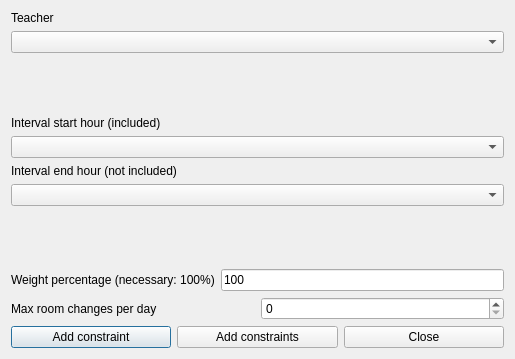
<?xml version="1.0" encoding="UTF-8"?>
<ui version="4.0">
 <class>AddConstraintTeacherMaxRoomChangesPerRealDayInIntervalForm_template</class>
 <widget class="QDialog" name="AddConstraintTeacherMaxRoomChangesPerRealDayInIntervalForm_template">
  <property name="geometry">
   <rect>
    <x>0</x>
    <y>0</y>
    <width>514</width>
    <height>359</height>
   </rect>
  </property>
  <property name="windowTitle">
   <string extracomment="This is the title of the dialog to add a new constraint of this type">Add teacher max room changes per real day in interval</string>
  </property>
  <layout class="QGridLayout" name="gridLayout">
   <item row="3" column="0">
    <layout class="QVBoxLayout" name="verticalLayout_2">
     <item>
      <widget class="QLabel" name="endTextLabel">
       <property name="frameShape">
        <enum>QFrame::NoFrame</enum>
       </property>
       <property name="frameShadow">
        <enum>QFrame::Plain</enum>
       </property>
       <property name="text">
        <string extracomment="This field refers to a constraint operating on a given hourly interval. The selected start hour of the interval is included (is counted) in the constraint, while the selected end hour of the interval is not included (is not counted) in the constraint.">Interval end hour (not included)</string>
       </property>
       <property name="wordWrap">
        <bool>false</bool>
       </property>
      </widget>
     </item>
     <item>
      <widget class="QComboBox" name="endHourComboBox">
       <property name="editable">
        <bool>false</bool>
       </property>
       <property name="insertPolicy">
        <enum>QComboBox::NoInsert</enum>
       </property>
       <property name="duplicatesEnabled">
        <bool>false</bool>
       </property>
      </widget>
     </item>
    </layout>
   </item>
   <item row="1" column="0">
    <spacer name="spacer1">
     <property name="orientation">
      <enum>Qt::Vertical</enum>
     </property>
     <property name="sizeType">
      <enum>QSizePolicy::Expanding</enum>
     </property>
     <property name="sizeHint" stdset="0">
      <size>
       <width>20</width>
       <height>21</height>
      </size>
     </property>
    </spacer>
   </item>
   <item row="5" column="0">
    <layout class="QHBoxLayout">
     <item>
      <widget class="QLabel" name="weightTextLabel">
       <property name="frameShape">
        <enum>QFrame::NoFrame</enum>
       </property>
       <property name="frameShadow">
        <enum>QFrame::Plain</enum>
       </property>
       <property name="text">
        <string>Weight percentage (necessary: 100%)</string>
       </property>
       <property name="wordWrap">
        <bool>false</bool>
       </property>
      </widget>
     </item>
     <item>
      <widget class="QLineEdit" name="weightLineEdit">
       <property name="text">
        <string notr="true">100</string>
       </property>
      </widget>
     </item>
    </layout>
   </item>
   <item row="4" column="0">
    <spacer name="verticalSpacer">
     <property name="orientation">
      <enum>Qt::Vertical</enum>
     </property>
     <property name="sizeHint" stdset="0">
      <size>
       <width>493</width>
       <height>24</height>
      </size>
     </property>
    </spacer>
   </item>
   <item row="2" column="0">
    <layout class="QVBoxLayout" name="verticalLayout">
     <item>
      <widget class="QLabel" name="startTextLabel">
       <property name="frameShape">
        <enum>QFrame::NoFrame</enum>
       </property>
       <property name="frameShadow">
        <enum>QFrame::Plain</enum>
       </property>
       <property name="text">
        <string extracomment="This field refers to a constraint operating on a given hourly interval. The selected start hour of the interval is included (is counted) in the constraint, while the selected end hour of the interval is not included (is not counted) in the constraint.">Interval start hour (included)</string>
       </property>
       <property name="wordWrap">
        <bool>false</bool>
       </property>
      </widget>
     </item>
     <item>
      <widget class="QComboBox" name="startHourComboBox">
       <property name="editable">
        <bool>false</bool>
       </property>
       <property name="insertPolicy">
        <enum>QComboBox::NoInsert</enum>
       </property>
       <property name="duplicatesEnabled">
        <bool>false</bool>
       </property>
      </widget>
     </item>
    </layout>
   </item>
   <item row="7" column="0">
    <layout class="QHBoxLayout">
     <item>
      <widget class="QPushButton" name="addConstraintPushButton">
       <property name="text">
        <string>Add constraint</string>
       </property>
      </widget>
     </item>
     <item>
      <widget class="QPushButton" name="addConstraintsPushButton">
       <property name="text">
        <string>Add constraints</string>
       </property>
      </widget>
     </item>
     <item>
      <widget class="QPushButton" name="closePushButton">
       <property name="text">
        <string>Close</string>
       </property>
      </widget>
     </item>
    </layout>
   </item>
   <item row="6" column="0">
    <layout class="QHBoxLayout">
     <item>
      <widget class="QLabel" name="textLabel1">
       <property name="text">
        <string>Max room changes per day</string>
       </property>
       <property name="wordWrap">
        <bool>false</bool>
       </property>
      </widget>
     </item>
     <item>
      <widget class="QSpinBox" name="maxChangesSpinBox"/>
     </item>
    </layout>
   </item>
   <item row="0" column="0">
    <layout class="QVBoxLayout" name="verticalLayout_3">
     <item>
      <widget class="QLabel" name="teacherTextLabel">
       <property name="frameShape">
        <enum>QFrame::NoFrame</enum>
       </property>
       <property name="frameShadow">
        <enum>QFrame::Plain</enum>
       </property>
       <property name="text">
        <string>Teacher</string>
       </property>
       <property name="wordWrap">
        <bool>false</bool>
       </property>
      </widget>
     </item>
     <item>
      <widget class="QComboBox" name="teachersComboBox">
       <property name="editable">
        <bool>false</bool>
       </property>
       <property name="insertPolicy">
        <enum>QComboBox::NoInsert</enum>
       </property>
       <property name="duplicatesEnabled">
        <bool>false</bool>
       </property>
      </widget>
     </item>
    </layout>
   </item>
  </layout>
 </widget>
 <layoutdefault spacing="6" margin="11"/>
 <resources/>
 <connections/>
</ui>
